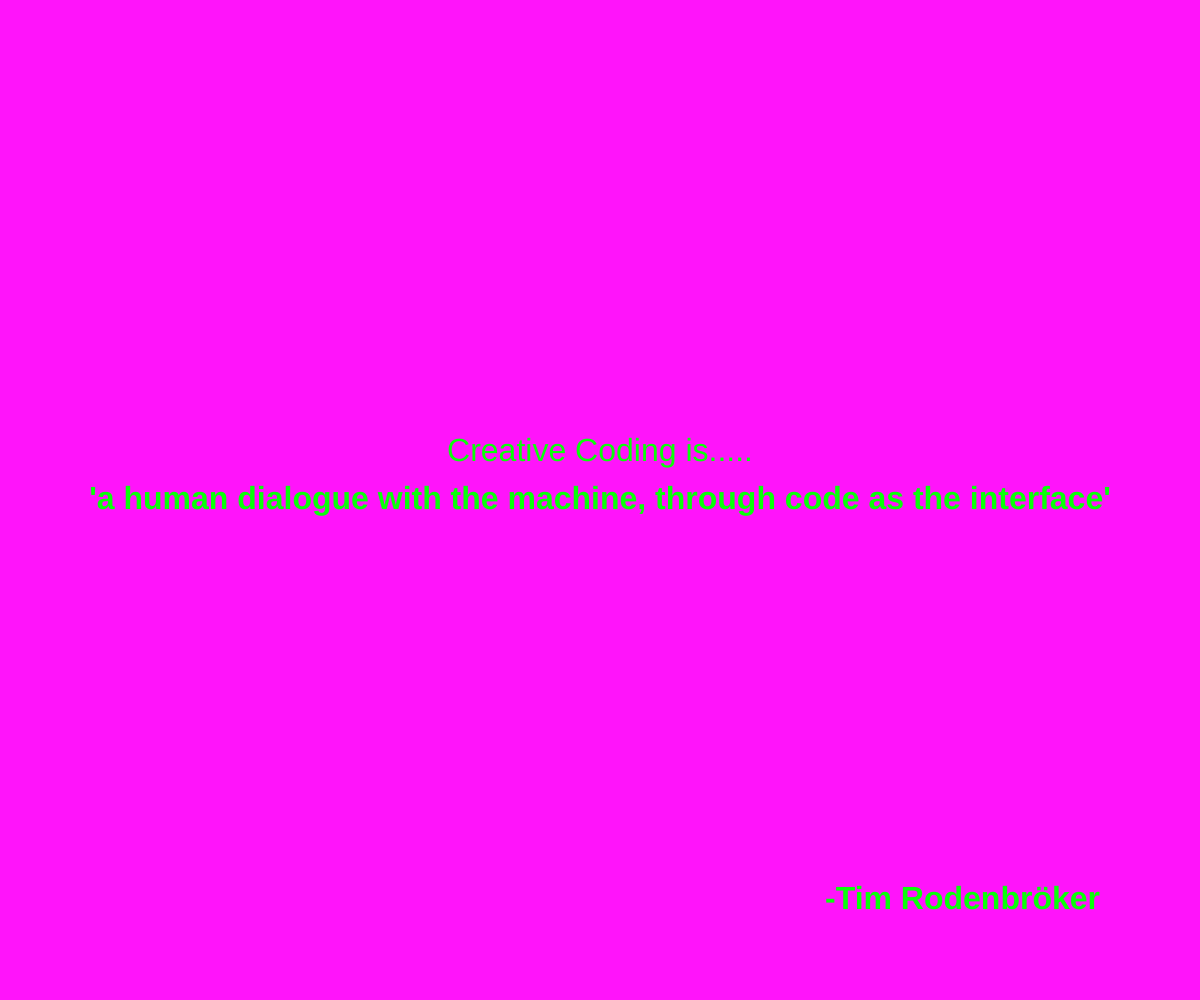
Frame 1 (no input)
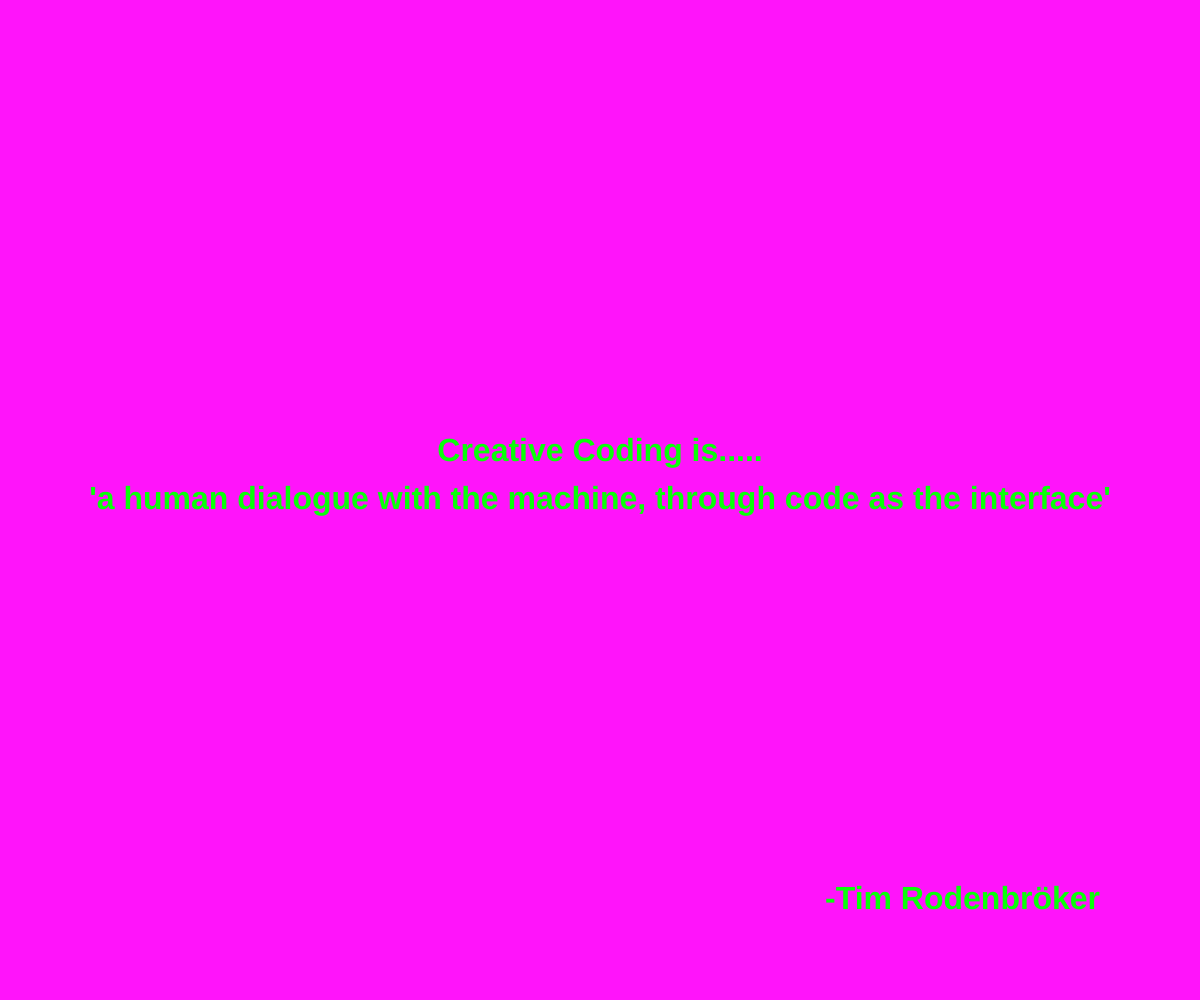
Frame 60 (no input)
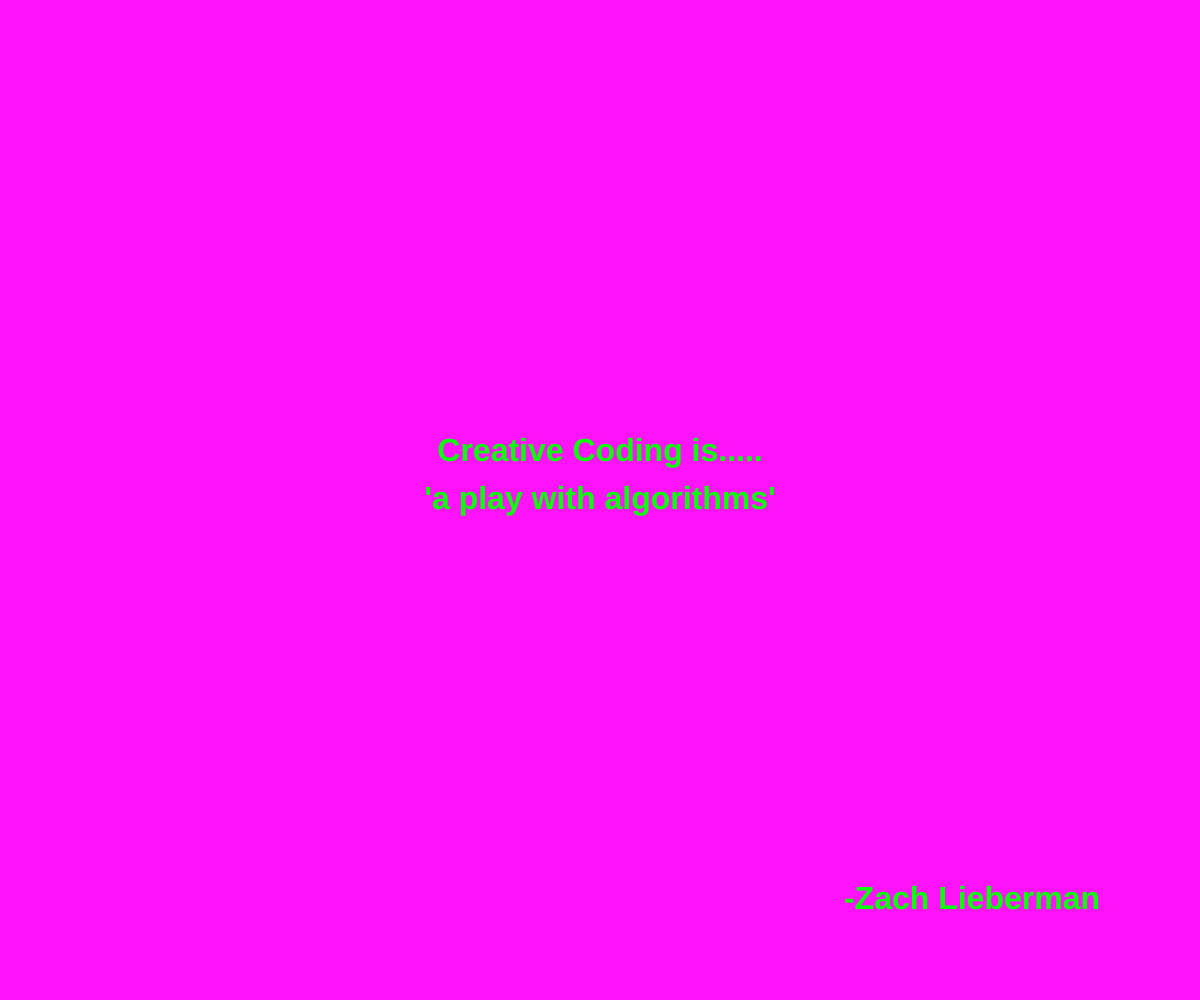
Frame 120 (the mouse pressed at the canvas centre since frame 60)

The p5.js sketch that drew these frames (run headless with seeded random() and noise() and a simulated clock; from frame 60 on, the mouse is pressed at the canvas centre):

// p5.js sketch
// ── sketch.js
// change the quotes in this array. Be mindful of the quotation marks!
// this is the only part of the file you need to edit!

const quotes = [
  { text: "a process, based on exploration, iteration, reflection and discovery", source: "Mark C. Mitchell & Oliver Bown" },
  { text: "a human dialogue with the machine, through code as the interface", source: "Tim Rodenbröker" },
  { text: "a play with algorithms", source: "Zach Lieberman" },
  { text: "an exploratory process of experimentation and play", source: "Daniel Shiffman" },
  { text: "writing the code and designing the thing are part of the same process", source: "Erik van Blokland" },
  { text: "where self-expression and logic meet", source: "Mona Bassel" },
  { text: "a method of exploring code through the lens of designer", source: "Nahuel Gerth" },
  { text: "an experimentation-heavy activity that requires translating high-level visual ideas into code", source: "Mark Edward M. Gonzales et al." }
];
// no need to edit anything below this line! 
// if you have made an error, you can check your history to see what might have gone wrong

// a variable that holds the current quote
let current = [];

function setup() {
  createCanvas(windowWidth, windowHeight);
  // Seed with millis() so each page load gives a different quote.
  randomSeed(millis());
  textSize(32);
  fill(10, 255, 10);
  // calls the function to pick a quote
  pickQuote();
}

function pickQuote() {
  // take a random number and use that to identify what quote to use
  current = quotes[floor(random(quotes.length))];
}

function draw() {
  background(255, 20, 250); // set the background color
  drawQuote();  // draw the quote on screen
}

function drawQuote() {   // draw text
  textAlign(CENTER, CENTER);
  text("Creative Coding is.....", width / 2, height / 2 - 48);
  textStyle(BOLD);
  text("'" + current.text + "'", width / 2, height / 2);
  textAlign(RIGHT, CENTER);
  text("-" + current.source, width - 100, height - 100);

}

function windowResized() {
  resizeCanvas(windowWidth, windowHeight);
}

function newQuote() {
  pickQuote();
  redraw();
}

function mousePressed() {
  newQuote();
}
